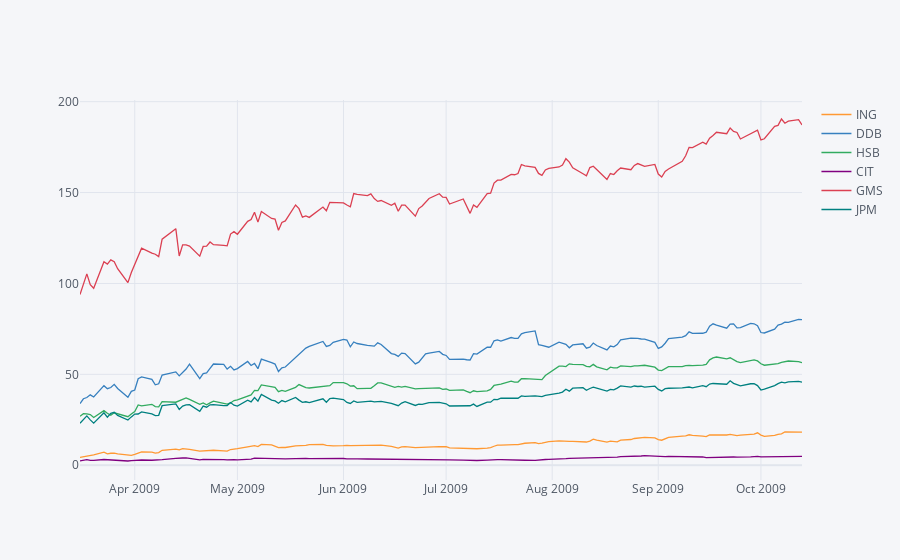

Source (notebook cell):
### Markdown cell above
Here we clearly see the drop in all stocks in 2008 and the recovery afterwards. Also clear is the increase in exchange rate of CIT in March 2011 - we have identified this earlier! For further purposes I would like to consider the recovery part of the spectrum.

Let's zoom in on that a bit:

### Code cell
dates_FCrec_2 = (stocks_FC_close_change.index > datetime.datetime(2009,3,13)) & (stocks_FC_close_change.index <= datetime.datetime(2009,10,13))

ax=plt.figure()
ax=stocks_FC_close[dates_FCrec_2].droplevel('Region', axis=1).iplot()

### Figure 1 — Plotly figure (JSON) as saved in the notebook; plotly's stock layout.template omitted (floating-point values rounded to 4 significant figures; data arrays with more than 128 entries replaced by an {"elided": "..."} marker saying what was removed)
{"data": [{"line": {"color": "rgba(255, 153, 51, 1.0)", "dash": "solid", "shape": "linear", "width": 1.3}, "mode": "lines", "name": "ING", "text": "", "type": "scatter", "x": {"elided": "148 str values"}, "y": {"elided": "148 float values"}}, {"line": {"color": "rgba(55, 128, 191, 1.0)", "dash": "solid", "shape": "linear", "width": 1.3}, "mode": "lines", "name": "DDB", "text": "", "type": "scatter", "x": {"elided": "148 str values"}, "y": {"elided": "148 float values"}}, {"line": {"color": "rgba(50, 171, 96, 1.0)", "dash": "solid", "shape": "linear", "width": 1.3}, "mode": "lines", "name": "HSB", "text": "", "type": "scatter", "x": {"elided": "148 str values"}, "y": {"elided": "148 float values"}}, {"line": {"color": "rgba(128, 0, 128, 1.0)", "dash": "solid", "shape": "linear", "width": 1.3}, "mode": "lines", "name": "CIT", "text": "", "type": "scatter", "x": {"elided": "148 str values"}, "y": {"elided": "148 float values"}}, {"line": {"color": "rgba(219, 64, 82, 1.0)", "dash": "solid", "shape": "linear", "width": 1.3}, "mode": "lines", "name": "GMS", "text": "", "type": "scatter", "x": {"elided": "148 str values"}, "y": {"elided": "148 float values"}}, {"line": {"color": "rgba(0, 128, 128, 1.0)", "dash": "solid", "shape": "linear", "width": 1.3}, "mode": "lines", "name": "JPM", "text": "", "type": "scatter", "x": {"elided": "148 str values"}, "y": {"elided": "148 float values"}}], "layout": {"legend": {"bgcolor": "#F5F6F9", "font": {"color": "#4D5663"}}, "paper_bgcolor": "#F5F6F9", "plot_bgcolor": "#F5F6F9", "title": {"font": {"color": "#4D5663"}}, "xaxis": {"gridcolor": "#E1E5ED", "showgrid": true, "tickfont": {"color": "#4D5663"}, "title": {"font": {"color": "#4D5663"}, "text": ""}, "zerolinecolor": "#E1E5ED"}, "yaxis": {"gridcolor": "#E1E5ED", "showgrid": true, "tickfont": {"color": "#4D5663"}, "title": {"font": {"color": "#4D5663"}, "text": ""}, "zerolinecolor": "#E1E5ED"}}}
